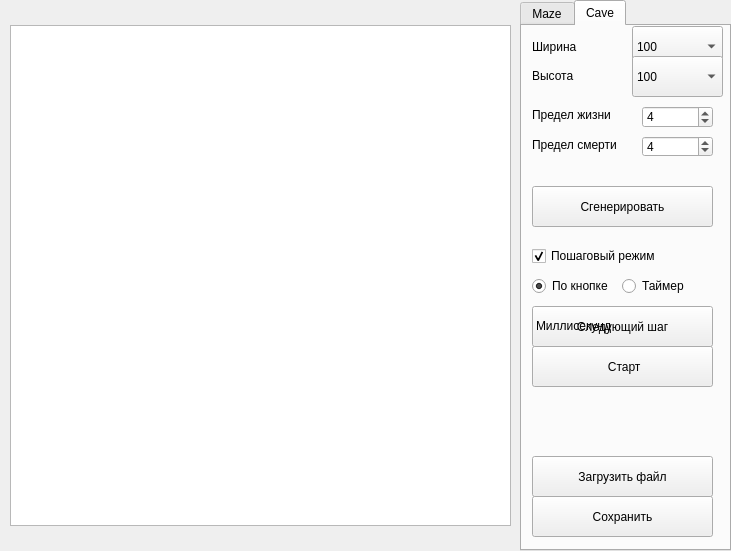
<?xml version="1.0" encoding="UTF-8"?>
<ui version="4.0">
 <class>view</class>
 <widget class="QMainWindow" name="view">
  <property name="geometry">
   <rect>
    <x>0</x>
    <y>0</y>
    <width>731</width>
    <height>551</height>
   </rect>
  </property>
  <property name="minimumSize">
   <size>
    <width>731</width>
    <height>551</height>
   </size>
  </property>
  <property name="maximumSize">
   <size>
    <width>731</width>
    <height>551</height>
   </size>
  </property>
  <property name="windowTitle">
   <string>MainWindow</string>
  </property>
  <widget class="QWidget" name="centralwidget">
   <widget class="QTabWidget" name="tabWidget">
    <property name="geometry">
     <rect>
      <x>520</x>
      <y>0</y>
      <width>211</width>
      <height>551</height>
     </rect>
    </property>
    <property name="currentIndex">
     <number>1</number>
    </property>
    <widget class="QWidget" name="tab">
     <attribute name="title">
      <string>Maze</string>
     </attribute>
     <widget class="QPushButton" name="save_maze">
      <property name="geometry">
       <rect>
        <x>10</x>
        <y>470</y>
        <width>181</width>
        <height>41</height>
       </rect>
      </property>
      <property name="text">
       <string>Сохранить</string>
      </property>
     </widget>
     <widget class="QPushButton" name="download_maze">
      <property name="geometry">
       <rect>
        <x>10</x>
        <y>430</y>
        <width>181</width>
        <height>41</height>
       </rect>
      </property>
      <property name="text">
       <string>Загрузить файл</string>
      </property>
     </widget>
     <widget class="QPushButton" name="generation_maze">
      <property name="geometry">
       <rect>
        <x>10</x>
        <y>70</y>
        <width>181</width>
        <height>41</height>
       </rect>
      </property>
      <property name="text">
       <string>Сгенерировать</string>
      </property>
     </widget>
     <widget class="QLabel" name="width_maze">
      <property name="geometry">
       <rect>
        <x>10</x>
        <y>3</y>
        <width>58</width>
        <height>41</height>
       </rect>
      </property>
      <property name="text">
       <string>Ширина</string>
      </property>
     </widget>
     <widget class="QLabel" name="hight_maze">
      <property name="geometry">
       <rect>
        <x>10</x>
        <y>40</y>
        <width>58</width>
        <height>31</height>
       </rect>
      </property>
      <property name="text">
       <string>Высота</string>
      </property>
     </widget>
     <widget class="QPushButton" name="maze_way">
      <property name="geometry">
       <rect>
        <x>10</x>
        <y>300</y>
        <width>181</width>
        <height>41</height>
       </rect>
      </property>
      <property name="text">
       <string>Решение</string>
      </property>
     </widget>
     <widget class="QLabel" name="label_2">
      <property name="geometry">
       <rect>
        <x>10</x>
        <y>180</y>
        <width>131</width>
        <height>16</height>
       </rect>
      </property>
      <property name="text">
       <string>Координаты старта</string>
      </property>
     </widget>
     <widget class="QLabel" name="label_3">
      <property name="geometry">
       <rect>
        <x>10</x>
        <y>240</y>
        <width>131</width>
        <height>16</height>
       </rect>
      </property>
      <property name="text">
       <string>Координаты конца</string>
      </property>
     </widget>
     <widget class="QLabel" name="label_4">
      <property name="geometry">
       <rect>
        <x>20</x>
        <y>270</y>
        <width>58</width>
        <height>20</height>
       </rect>
      </property>
      <property name="text">
       <string>Х</string>
      </property>
     </widget>
     <widget class="QLabel" name="label_5">
      <property name="geometry">
       <rect>
        <x>20</x>
        <y>210</y>
        <width>58</width>
        <height>20</height>
       </rect>
      </property>
      <property name="text">
       <string>Х</string>
      </property>
     </widget>
     <widget class="QLabel" name="label_6">
      <property name="geometry">
       <rect>
        <x>110</x>
        <y>270</y>
        <width>58</width>
        <height>20</height>
       </rect>
      </property>
      <property name="text">
       <string>У</string>
      </property>
     </widget>
     <widget class="QLabel" name="label_7">
      <property name="geometry">
       <rect>
        <x>110</x>
        <y>210</y>
        <width>58</width>
        <height>20</height>
       </rect>
      </property>
      <property name="text">
       <string>У</string>
      </property>
     </widget>
     <widget class="QComboBox" name="cols_maze">
      <property name="geometry">
       <rect>
        <x>70</x>
        <y>10</y>
        <width>131</width>
        <height>31</height>
       </rect>
      </property>
      <item>
       <property name="text">
        <string>50</string>
       </property>
      </item>
      <item>
       <property name="text">
        <string>25</string>
       </property>
      </item>
      <item>
       <property name="text">
        <string>20</string>
       </property>
      </item>
      <item>
       <property name="text">
        <string>10</string>
       </property>
      </item>
      <item>
       <property name="text">
        <string>5</string>
       </property>
      </item>
     </widget>
     <widget class="QComboBox" name="rows_maze">
      <property name="geometry">
       <rect>
        <x>70</x>
        <y>40</y>
        <width>131</width>
        <height>31</height>
       </rect>
      </property>
      <item>
       <property name="text">
        <string>50</string>
       </property>
      </item>
      <item>
       <property name="text">
        <string>25</string>
       </property>
      </item>
      <item>
       <property name="text">
        <string>20</string>
       </property>
      </item>
      <item>
       <property name="text">
        <string>10</string>
       </property>
      </item>
      <item>
       <property name="text">
        <string>5</string>
       </property>
      </item>
     </widget>
     <widget class="QSpinBox" name="x_start">
      <property name="geometry">
       <rect>
        <x>40</x>
        <y>210</y>
        <width>61</width>
        <height>22</height>
       </rect>
      </property>
      <property name="maximum">
       <number>49</number>
      </property>
      <property name="value">
       <number>0</number>
      </property>
     </widget>
     <widget class="QSpinBox" name="y_start">
      <property name="geometry">
       <rect>
        <x>130</x>
        <y>210</y>
        <width>61</width>
        <height>22</height>
       </rect>
      </property>
      <property name="maximum">
       <number>49</number>
      </property>
      <property name="value">
       <number>0</number>
      </property>
     </widget>
     <widget class="QSpinBox" name="x_finish">
      <property name="geometry">
       <rect>
        <x>40</x>
        <y>270</y>
        <width>61</width>
        <height>22</height>
       </rect>
      </property>
      <property name="maximum">
       <number>49</number>
      </property>
      <property name="value">
       <number>49</number>
      </property>
     </widget>
     <widget class="QSpinBox" name="y_finish">
      <property name="geometry">
       <rect>
        <x>130</x>
        <y>270</y>
        <width>61</width>
        <height>22</height>
       </rect>
      </property>
      <property name="maximum">
       <number>49</number>
      </property>
      <property name="value">
       <number>49</number>
      </property>
     </widget>
    </widget>
    <widget class="QWidget" name="tab_2">
     <attribute name="title">
      <string>Cave</string>
     </attribute>
     <widget class="QLineEdit" name="miliseconds">
      <property name="geometry">
       <rect>
        <x>120</x>
        <y>290</y>
        <width>71</width>
        <height>21</height>
       </rect>
      </property>
      <property name="text">
       <string>1000</string>
      </property>
     </widget>
     <widget class="QLabel" name="life">
      <property name="geometry">
       <rect>
        <x>10</x>
        <y>80</y>
        <width>101</width>
        <height>18</height>
       </rect>
      </property>
      <property name="text">
       <string>Предел жизни</string>
      </property>
     </widget>
     <widget class="QPushButton" name="download_cave">
      <property name="geometry">
       <rect>
        <x>10</x>
        <y>430</y>
        <width>181</width>
        <height>41</height>
       </rect>
      </property>
      <property name="text">
       <string>Загрузить файл</string>
      </property>
     </widget>
     <widget class="QPushButton" name="save_cave">
      <property name="geometry">
       <rect>
        <x>10</x>
        <y>470</y>
        <width>181</width>
        <height>41</height>
       </rect>
      </property>
      <property name="text">
       <string>Сохранить</string>
      </property>
     </widget>
     <widget class="QCheckBox" name="checkBox">
      <property name="geometry">
       <rect>
        <x>10</x>
        <y>220</y>
        <width>181</width>
        <height>20</height>
       </rect>
      </property>
      <property name="text">
       <string>Пошаговый режим</string>
      </property>
      <property name="checked">
       <bool>true</bool>
      </property>
     </widget>
     <widget class="QLabel" name="hight_cave">
      <property name="geometry">
       <rect>
        <x>10</x>
        <y>42</y>
        <width>58</width>
        <height>16</height>
       </rect>
      </property>
      <property name="text">
       <string>Высота</string>
      </property>
     </widget>
     <widget class="QPushButton" name="start">
      <property name="geometry">
       <rect>
        <x>10</x>
        <y>320</y>
        <width>181</width>
        <height>41</height>
       </rect>
      </property>
      <property name="text">
       <string> Старт</string>
      </property>
     </widget>
     <widget class="QRadioButton" name="radioButton_2">
      <property name="geometry">
       <rect>
        <x>100</x>
        <y>250</y>
        <width>99</width>
        <height>20</height>
       </rect>
      </property>
      <property name="text">
       <string>Таймер</string>
      </property>
     </widget>
     <widget class="QRadioButton" name="radioButton">
      <property name="geometry">
       <rect>
        <x>10</x>
        <y>250</y>
        <width>99</width>
        <height>20</height>
       </rect>
      </property>
      <property name="text">
       <string>По кнопке</string>
      </property>
      <property name="checked">
       <bool>true</bool>
      </property>
     </widget>
     <widget class="QLabel" name="dead">
      <property name="geometry">
       <rect>
        <x>10</x>
        <y>110</y>
        <width>101</width>
        <height>18</height>
       </rect>
      </property>
      <property name="text">
       <string>Предел смерти</string>
      </property>
     </widget>
     <widget class="QPushButton" name="next_step">
      <property name="geometry">
       <rect>
        <x>10</x>
        <y>280</y>
        <width>181</width>
        <height>41</height>
       </rect>
      </property>
      <property name="text">
       <string>Следующий шаг</string>
      </property>
     </widget>
     <widget class="QLabel" name="label">
      <property name="geometry">
       <rect>
        <x>14</x>
        <y>290</y>
        <width>111</width>
        <height>20</height>
       </rect>
      </property>
      <property name="text">
       <string>Миллисекунд</string>
      </property>
     </widget>
     <widget class="QLabel" name="width_cave">
      <property name="geometry">
       <rect>
        <x>10</x>
        <y>13</y>
        <width>58</width>
        <height>16</height>
       </rect>
      </property>
      <property name="text">
       <string>Ширина</string>
      </property>
     </widget>
     <widget class="QPushButton" name="generation_cave">
      <property name="geometry">
       <rect>
        <x>10</x>
        <y>160</y>
        <width>181</width>
        <height>41</height>
       </rect>
      </property>
      <property name="text">
       <string>Сгенерировать</string>
      </property>
     </widget>
     <widget class="QComboBox" name="cols_cave">
      <property name="geometry">
       <rect>
        <x>110</x>
        <y>0</y>
        <width>91</width>
        <height>41</height>
       </rect>
      </property>
      <item>
       <property name="text">
        <string>100</string>
       </property>
      </item>
      <item>
       <property name="text">
        <string>50</string>
       </property>
      </item>
      <item>
       <property name="text">
        <string>25</string>
       </property>
      </item>
      <item>
       <property name="text">
        <string>20</string>
       </property>
      </item>
      <item>
       <property name="text">
        <string>10</string>
       </property>
      </item>
      <item>
       <property name="text">
        <string>5</string>
       </property>
      </item>
     </widget>
     <widget class="QComboBox" name="rows_cave">
      <property name="geometry">
       <rect>
        <x>110</x>
        <y>30</y>
        <width>91</width>
        <height>41</height>
       </rect>
      </property>
      <item>
       <property name="text">
        <string>100</string>
       </property>
      </item>
      <item>
       <property name="text">
        <string>50</string>
       </property>
      </item>
      <item>
       <property name="text">
        <string>25</string>
       </property>
      </item>
      <item>
       <property name="text">
        <string>20</string>
       </property>
      </item>
      <item>
       <property name="text">
        <string>10</string>
       </property>
      </item>
      <item>
       <property name="text">
        <string>5</string>
       </property>
      </item>
     </widget>
     <widget class="QSpinBox" name="limit_life">
      <property name="geometry">
       <rect>
        <x>120</x>
        <y>80</y>
        <width>71</width>
        <height>22</height>
       </rect>
      </property>
      <property name="maximum">
       <number>7</number>
      </property>
      <property name="value">
       <number>4</number>
      </property>
     </widget>
     <widget class="QSpinBox" name="limit_dead">
      <property name="geometry">
       <rect>
        <x>120</x>
        <y>110</y>
        <width>71</width>
        <height>21</height>
       </rect>
      </property>
      <property name="maximum">
       <number>7</number>
      </property>
      <property name="value">
       <number>4</number>
      </property>
     </widget>
    </widget>
   </widget>
   <widget class="QGraphicsView" name="graphicsView">
    <property name="geometry">
     <rect>
      <x>10</x>
      <y>25</y>
      <width>501</width>
      <height>501</height>
     </rect>
    </property>
    <property name="minimumSize">
     <size>
      <width>501</width>
      <height>501</height>
     </size>
    </property>
    <property name="maximumSize">
     <size>
      <width>501</width>
      <height>501</height>
     </size>
    </property>
   </widget>
  </widget>
 </widget>
 <resources/>
 <connections/>
</ui>
